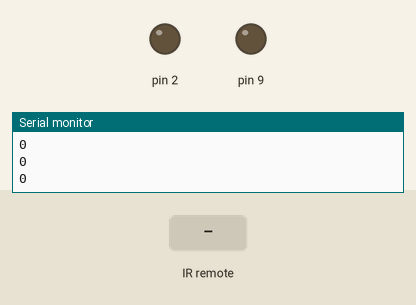
Recording of a sketch running on a simulated Arduino Uno, built with avr-gcc and run on an emulated ATmega328P. Parts: output pins drawn as LEDs (lit = HIGH), the last lines printed to the serial monitor. The test bench sets the inputs (shaded band).

Above: at 1.2 s.
1.3 s: infrared code 0x00FF629D received
At 2.4 s:
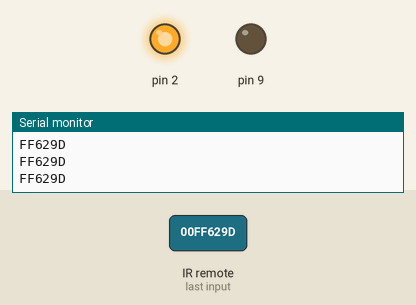
2.8 s: infrared code 0x00FF22DD received
At 3.7 s:
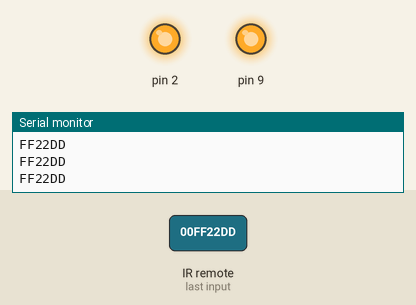
4.3 s: infrared code 0x00FFA25D received
At 4.8 s:
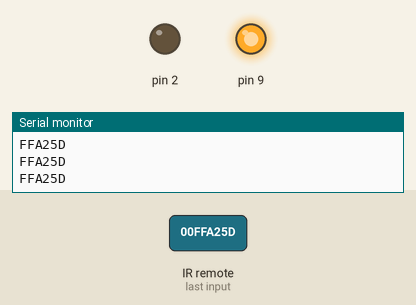
Timing chart, 0 to 7.3 s (numbered marks = the images above; inputs shaded):
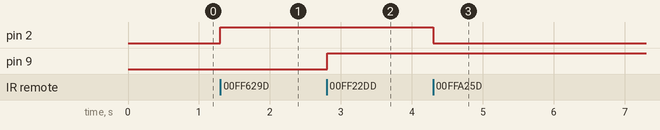

Measured:
- after the input at 1.3 s, pin 2: LOW → HIGH at once
- after the input at 2.8 s, pin 9: LOW → HIGH at once
- after the input at 4.3 s, pin 2: HIGH → LOW at once

The sketch:

Lampara_con_sensor_ir.ino
```cpp
#include <IRremote.h>
int RECV_PIN = 6;
long LED_ON  = 0x00FF629D;
long LED_OFF = 0X00FFA25D;
long MOTOR_ON  = 0X00FF22DD;
long MOTOR_OFF = 0X00FF02FD;

IRrecv irrecv(RECV_PIN);
decode_results results;

void setup() {
  // initialize the digital pin as an output.
  pinMode(RECV_PIN, INPUT);
  pinMode(2, OUTPUT);
  irrecv.enableIRIn(); // Start the receiver
  Serial.begin(9600);
  pinMode(9,OUTPUT);
}
void loop() {
  int i=0;
  Serial.println(results.value, HEX);
   if (irrecv.decode(&results))
   {
     irrecv.resume(); // Receive the next value
     if (results.value == LED_ON )

      {
       digitalWrite(2,HIGH);

      }
    if (results.value == LED_OFF )
      {
      digitalWrite(2,LOW);
      }
    if (results.value == MOTOR_ON )
      {
      digitalWrite(9,HIGH);

      }
      if (results.value == MOTOR_OFF )
      {
      digitalWrite(9,LOW);

      }
   }
 }
```
